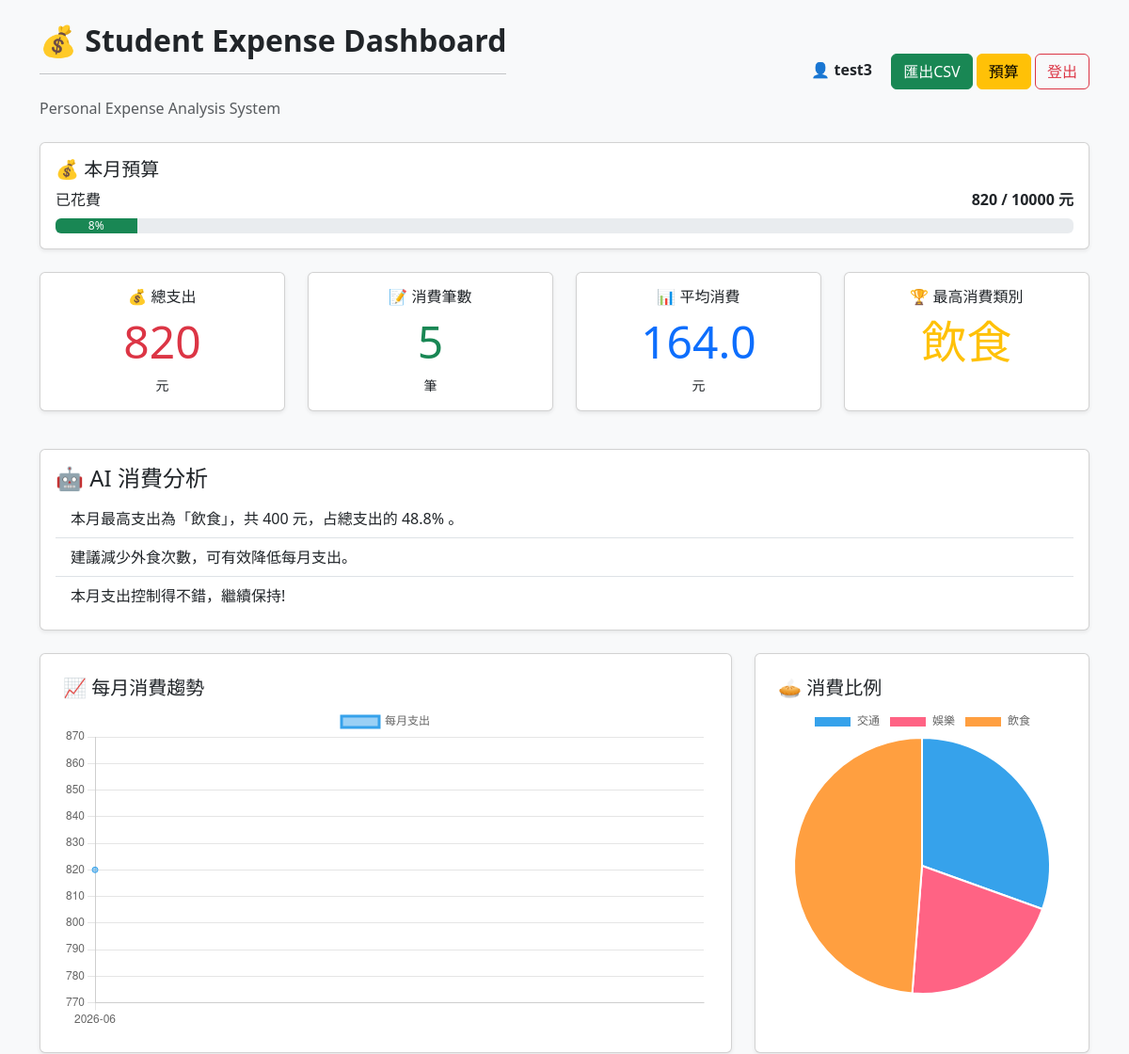
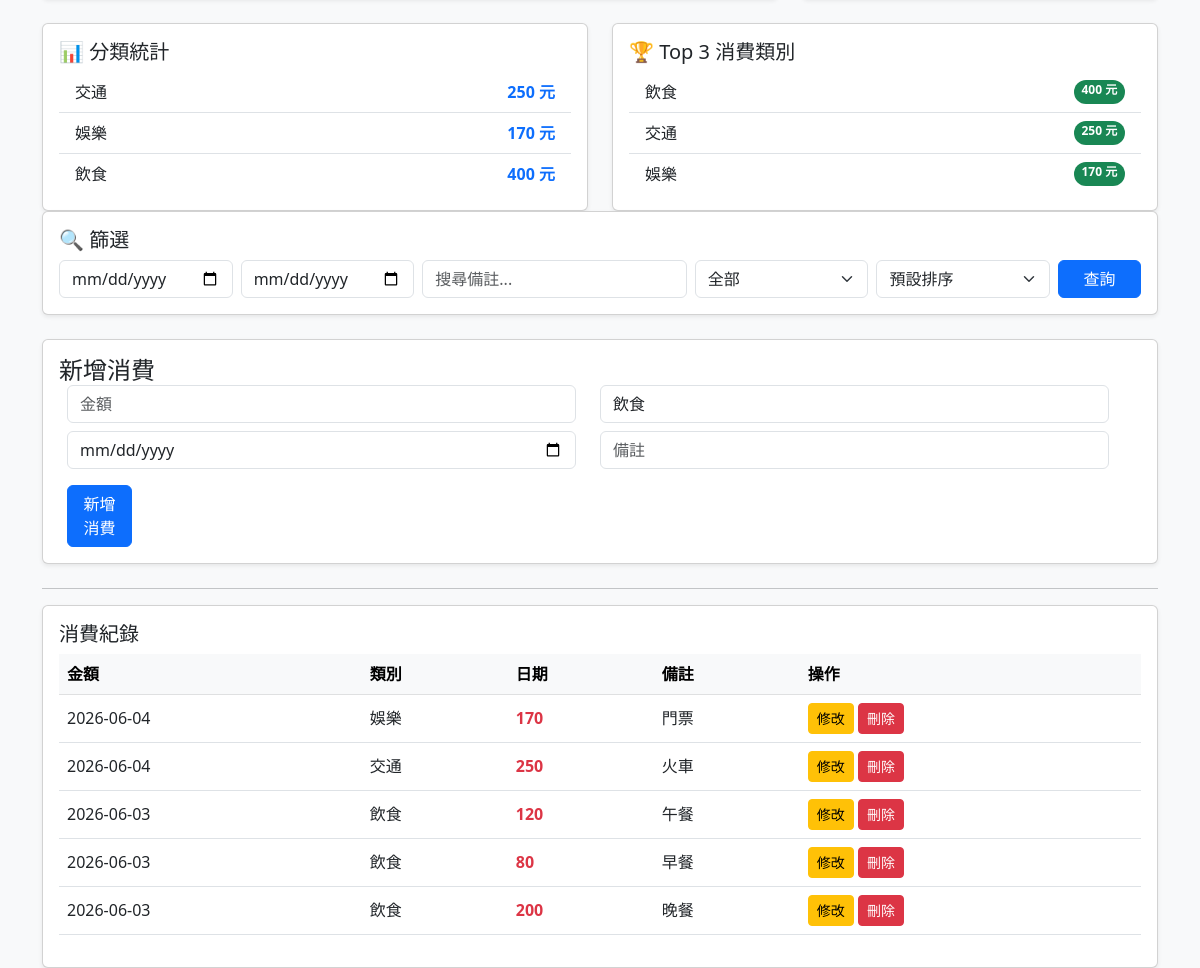
Screenshot of / (signed in) with the database file from the repository (2 pictures, top to bottom).
### tables this page shows
CREATE TABLE budget (
            id INTEGER PRIMARY KEY AUTOINCREMENT,
            user_id INTEGER,
            month TEXT,
            budget_amount INTEGER
        );

CREATE TABLE expense (
            id INTEGER PRIMARY KEY AUTOINCREMENT,
            user_id INTEGER,
            amount INTEGER,
            category TEXT,
            date TEXT,
            note TEXT
        );

### app.py (the view)
@app.route("/")
def index():
    if "user" not in session:
        return redirect("/login")
    start_date = request.args.get("start_date")
    end_date = request.args.get("end_date")
    keyword = request.args.get("keyword")
    category = request.args.get("category")
    sort = request.args.get("sort")
    where_clause = "WHERE user_id=?"
    params = [session["user_id"]]
    if start_date:
        where_clause += " AND date >= ?"
        params.append(start_date)
    if end_date:
        where_clause += " AND date <= ?"
        params.append(end_date)
    if keyword:
        where_clause += " AND note LIKE ?"
        params.append(f"%{keyword}%")
    if category and category != "全部":
        where_clause += " AND category=?"
        params.append(category)
    order_clause = "ORDER BY id DESC"
    if sort == "amount_desc":
        order_clause = "ORDER BY amount DESC"
    elif sort == "amount_asc":
        order_clause = "ORDER BY amount ASC"
    elif sort == "date_asc":
        order_clause = "ORDER BY date ASC"
    elif sort == "date_desc":
        order_clause = "ORDER BY date DESC"
    conn = sqlite3.connect("expense.db")
    c = conn.cursor()
    query = f"""
    SELECT *
    FROM expense
    {where_clause}
    {order_clause}
    """
    c.execute(query, params)
    data = c.fetchall()
    query = f"""
    SELECT SUM(amount)
    FROM expense
    {where_clause}
    """
    c.execute(query, params)
    total = c.fetchone()[0]
    if total is None:
        total = 0
    query = f"""
    SELECT category, SUM(amount)
    FROM expense
    {where_clause}
    GROUP BY category
    """
    c.execute(query, params)
    category_stats = c.fetchall()
    analysis = []
    if total > 0:
        top = max(category_stats, key=lambda x: x[1])
        percent = round(top[1] / total * 100, 1)
        analysis.append(
            f"本月最高支出為「{top[0]}」，共 {top[1]} 元，占總支出的 {percent}% 。"
        )
        if top[0] == "飲食":
            analysis.append(
                "建議減少外食次數，可有效降低每月支出。"
            )
        elif top[0] == "娛樂":
            analysis.append(
                "娛樂支出較高，可適度控制非必要消費。"
            )
        elif top[0] == "購物":
            analysis.append(
                "購物支出偏高，建議規劃購物預算。"
            )
        elif top[0] == "交通":
            analysis.append(
                "交通支出最高"
            )
        if total > 10000:
            analysis.append(
                "本月總支出已超過 10,000 元，建議檢視預算配置。"
            )
        elif total < 3000:
            analysis.append(
                "本月支出控制得不錯，繼續保持!"
            )
    c.execute(f"""
    SELECT category, SUM(amount) as total
    FROM expense
    {where_clause}
    GROUP BY category
    ORDER BY total DESC
    LIMIT 3
    """, params)
    top_categories = c.fetchall()
    query = f"""
    SELECT
        substr(date,1,7),
        SUM(amount)
    FROM expense
    {where_clause}
    GROUP BY substr(date,1,7)
    ORDER BY substr(date,1,7)
    """
    c.execute(query, params)
    monthly_stats = c.fetchall()
    query = f"""
    SELECT COUNT(*)
    FROM expense
    {where_clause}
    """
    c.execute(query, params)
    expense_count = c.fetchone()[0]
    query = f"""
    SELECT AVG(amount)
    FROM expense
    {where_clause}
    """
    c.execute(query, params)
    avg_amount = c.fetchone()[0]
    if avg_amount is None:
        avg_amount = 0
    else:
        avg_amount = round(avg_amount, 2)
    query = f"""
    SELECT category, SUM(amount) as total
    FROM expense
    {where_clause}
    GROUP BY category
    ORDER BY total DESC
    LIMIT 1
    """
    c.execute(query, params)
    top_category = c.fetchone()
    if top_category:
        top_category = top_category[0]
    else:
        top_category = "無資料"
    query = f"""
    SELECT
        substr(date,1,7) as month,
        SUM(amount) as total
    FROM expense
    {where_clause}
    GROUP BY month
    ORDER BY total DESC
    LIMIT 1
    """
    c.execute(query, params)
    top_month = c.fetchone()
    if top_month:
        top_month = top_month[0]
    else:
        top_month = "無資料"
    from datetime import datetime
    current_month = datetime.now().strftime("%Y-%m")
    c.execute("""
    SELECT budget_amount
    FROM budget
    WHERE user_id=?
    AND month=?
    ORDER BY id DESC
    LIMIT 1
    """, (
        session["user_id"],
        current_month
    ))
    budget = c.fetchone()
    if budget:
        budget = budget[0]
    else:
        budget = 0
    if budget > 0:
        budget_percent = min(
            round(total / budget * 100),
            100
        )
    else:
        budget_percent = 0
    conn.close()
    return render_template(
        "index.html",
        data=data,
        total=total,
        category_stats=category_stats,
        monthly_stats=monthly_stats,
        expense_count=expense_count,
        avg_amount=avg_amount,
        top_category=top_category,
        top_month=top_month,
        top_categories=top_categories,
        start_date=start_date,
        end_date=end_date,
        budget=budget,
        budget_percent=budget_percent,
        keyword=keyword,
        category=category,
        sort=sort,
        analysis=analysis,
    )

### templates/index.html (shortened to what this page needs)
<!DOCTYPE html>
<html>
<head>
    <link href="https://cdn.jsdelivr.net/npm/bootstrap@5.3.0/dist/css/bootstrap.min.css" rel="stylesheet">
</head>
<body class="bg-light">
<div class="container mt-4">
<div class="d-flex justify-content-between align-items-center mb-4">
    <div>
        <h2 class="fw-bold">
            💰 Student Expense Dashboard
        </h2>
        <hr class="mb-4">
        <p class="text-muted mb-0">
            Personal Expense Analysis System
        </p>
    </div>
    <div>
        <span class="fw-bold me-3">
            👤 {{ session["user"] }}
        </span>
        <a href="/export" class="btn btn-success">
            匯出CSV
        </a>
        <a href="/budget" class="btn btn-warning">
            預算
        </a>
        <a href="/logout" class="btn btn-outline-danger">
            登出
        </a>
    </div>
</div>
<div class="card p-3 mt-4 shadow-sm">
    <h5>💰 本月預算</h5>
    <div class="d-flex justify-content-between">
        <span>
            已花費
        </span>
        <span class="fw-bold">
            {{ total }} / {{ budget }} 元
        </span>
    </div>
    <div class="progress mt-2">
        <div
            class="progress-bar bg-success"
            style="width: {{ budget_percent }}%">
            {{ budget_percent }}%
        </div>
    </div>
</div>
<div class="row mt-4">
    <div class="col-md-3 mb-3">
        <div class="card shadow-sm text-center p-3 h-100">
            <h6>💰 總支出</h6>
            <h1 class="display-5 text-danger">{{ total }}</h1>
            <small>元</small>
        </div>
    </div>
    <div class="col-md-3 mb-3">
        <div class="card shadow-sm text-center p-3 h-100">
            <h6>📝 消費筆數</h6>
            <h1 class="display-5 text-success">{{ expense_count }}</h1>
            <small>筆</small>
        </div>
    </div>
    <div class="col-md-3 mb-3">
        <div class="card shadow-sm text-center p-3 h-100">
            <h6>📊 平均消費</h6>
            <h1 class="display-5 text-primary">{{ avg_amount }}</h1>
            <small>元</small>
        </div>
    </div>
    <div class="col-md-3 mb-3">
        <div class="card shadow-sm text-center p-3 h-100">
            <h6>🏆 最高消費類別</h6>
            <h1 class="display-5 text-warning">{{ top_category }}</h1>
        </div>
    </div>
</div>
<div class="card shadow-sm mt-4">
    <div class="card-body">
        <h4>🤖 AI 消費分析</h4>
        <ul class="list-group list-group-flush">
            {% for item in analysis %}
            <li class="list-group-item">
                {{ item }}
            </li>
            {% endfor %}
        </ul>
    </div>
</div>
<div class="row mt-4">
    <div class="col-lg-8">
        <div class="card shadow-sm p-4 h-100">
            <h5>📈 每月消費趨勢</h5>
            <canvas id="monthlyChart"></canvas>
        </div>
    </div>
    <div class="col-lg-4">
        <div class="card shadow-sm p-4 h-100">
            <h5>🥧 消費比例</h5>
            <canvas id="expenseChart"></canvas>
        </div>
    </div>
</div>
<div class="row mt-4">
    <div class="col-lg-6">
        <div class="card shadow-sm h-100">
            <div class="card-body">
                <h5>📊 分類統計</h5>
                <ul class="list-group list-group-flush">
                    {% for category, amount in category_stats %}
                    <li class="list-group-item d-flex justify-content-between">
                        <span>{{ category }}</span>
                        <span class="fw-bold text-primary">
                            {{ amount }} 元
                        </span>
                    </li>
                    {% endfor %}
                </ul>
            </div>
        </div>
    </div>
    <div class="col-lg-6">
        <div class="card shadow-sm h-100">
            <div class="card-body">
                <h5>🏆 Top 3 消費類別</h5>
                <ul class="list-group list-group-flush">
                    {% for category, total in top_categories %}
                    <li class="list-group-item d-flex justify-content-between">
                        <span>{{ category }}</span>
                        <span class="badge bg-success rounded-pill">
                            {{ total }} 元
                        </span>
                    </li>
                    {% endfor %}
                </ul>
            </div>
        </div>
    </div>
</div>
<div class="card p-3 mb-4 shadow-sm">
    <h5>🔍 篩選</h5>
    <form method="GET" action="/">
        <div class="row g-2">
            <div class="col-md-2">
                <input
                    type="date"
                    name="start_date"
                    class="form-control"
                    value="{{ start_date }}">
            </div>
            <div class="col-md-2">
                <input
                    type="date"
                    name="end_date"
                    class="form-control"
                    value="{{ end_date }}">
            </div>
            <div class="col-md-3">
                <input
                    type="text"
                    name="keyword"
                    class="form-control"
                    placeholder="搜尋備註..."
                    value="{{ keyword or '' }}">
            </div>
            <div class="col-md-2">
                <select name="category" class="form-select">
                    <option>全部</option>
                </select>
            </div>
            <div class="col-md-2">
                <select
                    name="sort"
                    class="form-select">
                    <option value="">預設排序</option>
                </select>
            </div>
            <div class="col-md-1">
                <button
                    class="btn btn-primary w-100">
                    查詢
                </button>
            </div>
        </div>
    </form>
</div>
<div class="card p-3 mb-4 shadow-sm">
<h4>新增消費</h4>
<form action="/add" method="POST" class="row g-2">
    <div class="row">
        <div class="col-md-6">
            <input name="amount" type="number" class="form-control" placeholder="金額" required>
        </div>
        <div class="col-md-6">
            <select name="category" class="form-control">
                <option>飲食</option>
            </select>
        </div>
    </div>
    <div class="row mt-2">
        <div class="col-md-6">
            <input name="date" type="date" class="form-control" required>
        </div>
        <div class="col-md-6">
            <input name="note" class="form-control" placeholder="備註">
        </div>
        <div class="col-md-1">
            <button class="btn btn-primary mt-3 w-100">新增消費</button>
        </div>
    </div>
</form>
</div>
<hr>
<div class="card p-3 shadow-sm">
<h5>消費紀錄</h5>
<table class="table table-hover align-middle">
<thead class="table-light">
    <tr>
        <th>金額</th>
        <th>類別</th>
        <th>日期</th>
        <th>備註</th>
        <th>操作</th>
    </tr>
</thead>
<tbody>
    {% for row in data %}
    <tr>
        <td>{{ row[4] }}</td>
        <td>{{ row[3] }}</td>
        <td class="text-danger fw-bold">{{ row[2] }}</td>
        <td>{{ row[5] }}</td>
        <td>
            <a class="btn btn-sm btn-warning"
            href="/edit/{{ row[0] }}">
            修改
            </a>
            <a class="btn btn-sm btn-danger"
            href="/delete/{{ row[0] }}"
            onclick="return confirm('確定刪除？')">
            刪除
            </a>
        </td>
    </tr>
    {% endfor %}
</tbody>
</table>
</div>
<script>
    const labels = [
        {% for category, amount in category_stats %}
            "{{ category }}",
        {% endfor %}
    ];
    const amounts = [
        {% for category, amount in category_stats %}
            {{ amount }},
        {% endfor %}
    ];
    const ctx = document.getElementById('expenseChart');
    new Chart(ctx, {
        type: 'pie',
        data: {
            labels: labels,
            datasets: [{
                label: '消費金額',
                data: amounts
            }]
        }
    });
</script>
<script>
    const monthLabels = [
        {% for month, amount in monthly_stats %}
            "{{ month }}",
        {% endfor %}
    ];
    const monthAmounts = [
        {% for month, amount in monthly_stats %}
            {{ amount }},
        {% endfor %}
    ];
    const monthlyCtx =
        document.getElementById('monthlyChart');
    new Chart(monthlyCtx, {
        type: 'line',
        data: {
            labels: monthLabels,
            datasets: [{
                label: '每月支出',
                data: monthAmounts,
                tension: 0.3
            }]
        }
    });
</script>
</div>
</body>
</html>

### rows the page displays
budget: budget_amount "10000"
expense: date "2026-06-04", category "娛樂", amount "170", note "門票"
expense: date "2026-06-04", category "交通", amount "250", note "火車"
expense: date "2026-06-03", category "飲食", amount "120", note "午餐"
expense: date "2026-06-03", category "飲食", amount "80", note "早餐"
expense: date "2026-06-03", category "飲食", amount "200", note "晚餐"

### other values shown
{{ session["user"] }} "test3"
{{ total }} "820"
{{ budget_percent }} "8"
{{ expense_count }} "5"
{{ avg_amount }} "164.0"
{{ top_category }} "飲食"
{{ item }} "本月最高支出為「飲食」，共 400 元，占總支出的 48.8% 。" "建議減少外食次數，可有效降低每月支出。" "本月支出控制得不錯，繼續保持!"
{{ category }} "交通" "娛樂" "飲食"
{{ amount }} "250" "170" "400"
{{ category }} "飲食" "交通" "娛樂"
{{ total }} "400" "250" "170"
chart data {{ category }} 交通, 娛樂, 飲食
chart data {{ amount }} 250, 170, 400
chart data {{ month }} 2026-06
chart data {{ amount }} 820
